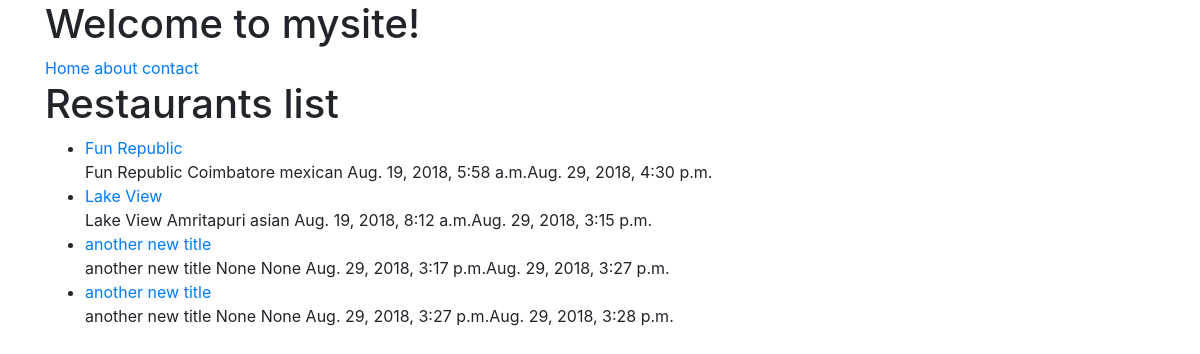
The page /restaurants/ on the database as committed earlier.
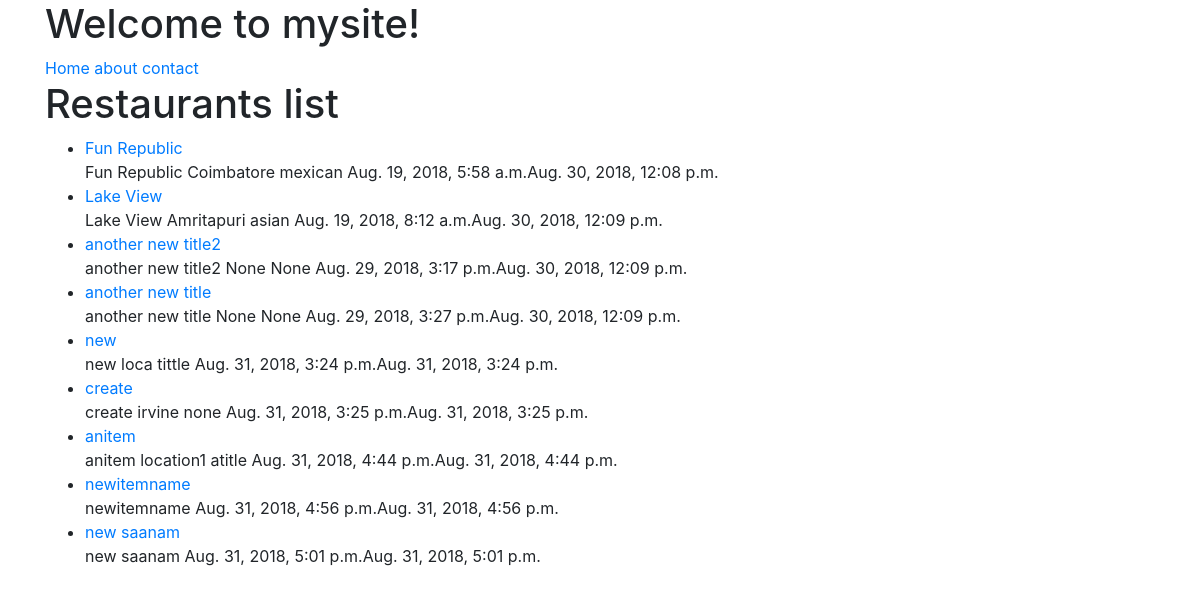
The same page on the database as committed later.
### restaurants/models.py (models this page shows, shortened)
class RestaurantLocation(models.Model):
    name            = models.CharField(max_length=120)
    location        = models.CharField(max_length=120, null=True, blank=True)
    category        = models.CharField(max_length=120, null=True, blank=True)
    timestamp       = models.DateTimeField( auto_now_add=True)
    updated         = models.DateTimeField(auto_now=True)
    slug            = models.SlugField( null=True, blank=True)
    def __str__(self):
        return self.name

### restaurants/views.py (the view)
# urls.py: url(r'^restaurants/$', RestaurantListView.as_view()),
class RestaurantListView(ListView):
    def get_queryset(self):
        print(self.kwargs)
        slug=self.kwargs.get("slug")
        if slug:
            queryset=RestaurantLocation.objects.filter(
            Q(category__iexact='slug')|
            Q(category__icontains='slug')
            )
        else:
            queryset=RestaurantLocation.objects.all()
        return queryset

### restaurants/templates/restaurants/restaurantlocation_list.html (shortened to what this page needs)
{% extends "base.html" %}
{% block content %}
<h1>Restaurants list</h1>
<ul>
  {% for obj in object_list %}
    <li><a href ='/restaurants/{{ obj.slug }}/'>{{ obj }}</a><br/>
      {{ obj.name }} {{ obj.location}} {{ obj.category}} {{ obj.timestamp }}{{obj.updated}}</li>
  {% endfor %}
</ul>
{% endblock content %}

### templates/base.html (shortened to what this page needs)
<DOCTYPE html>
  <html lang=en>
  <head>
    {% include 'snippets/css.html' %}
  </head>
  <body>
    {% include 'snippets/nav.html' %}
    <div class='container'>
    {% block content %}{% endblock content %}
  </div>
  </body>
  </html>

### templates/snippets/css.html (shortened to what this page needs)
<link rel="stylesheet" href="https://stackpath.bootstrapcdn.com/bootstrap/4.1.3/css/bootstrap.min.css">

### templates/snippets/nav.html
<div class= 'container'>
<h1>Welcome to mysite!</h1>
<a href='/'>Home</a>
<a href='/about/'>about</a>
<a href='/contact/'>contact</a>
</div>

Rows that differ between the two databases and show on the page:
changed RestaurantLocation "Fun Republic": updated "Aug. 29, 2018, 4:30 p.m." → "Aug. 30, 2018, 12:08 p.m."
changed RestaurantLocation "Lake View": updated "Aug. 29, 2018, 3:15 p.m." → "Aug. 30, 2018, 12:09 p.m."
changed RestaurantLocation: name "another new title" → "another new title2"; updated "Aug. 29, 2018, 3:27 p.m." → "Aug. 30, 2018, 12:09 p.m."
changed RestaurantLocation "another new title": updated "Aug. 29, 2018, 3:28 p.m." → "Aug. 30, 2018, 12:09 p.m."
added RestaurantLocation: name "new", location "loca", category "tittle", timestamp "Aug. 31, 2018, 3:24 p.m.", updated "Aug. 31, 2018, 3:24 p.m."
added RestaurantLocation: name "create", location "irvine", category "none", timestamp "Aug. 31, 2018, 3:25 p.m.", updated "Aug. 31, 2018, 3:25 p.m."
added RestaurantLocation: name "anitem", location "location1", category "atitle", timestamp "Aug. 31, 2018, 4:44 p.m.", updated "Aug. 31, 2018, 4:44 p.m."
added RestaurantLocation: name "newitemname", timestamp "Aug. 31, 2018, 4:56 p.m.", updated "Aug. 31, 2018, 4:56 p.m."
added RestaurantLocation: name "new saanam", timestamp "Aug. 31, 2018, 5:01 p.m.", updated "Aug. 31, 2018, 5:01 p.m."
